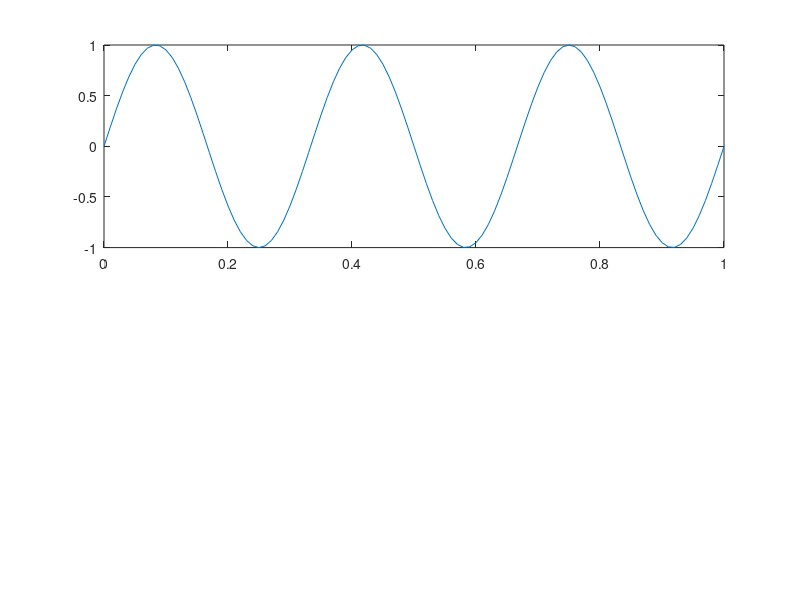

This figure's MATLAB source: (Note: this script raises an error after producing the figure.)
clc;
clear all;
close all;
t=0:0.01:1;
f1=3;
x1=sin(2*pi*f1*t);
figure;
subplot(2,1,1);
plot(t,x1);
title('sine wave','Lalit Narayan');
xlabel('time--->');
ylabel('amplitude--->');
grid;
[rxx lag1]=xcorr(x1);
subplot(2,1,2);
plot(lag1,rxx);
grid;
title('auto-correlation function of sine wave','Lalit Narayan');
figure;
subplot(2,2,1);
plot(t,x1);
title('sine wave x1','Lalit Narayan');
xlabel('time--->');
ylabel('amplitude--->');
grid;
f2=2;
x2=sin(2*pi*f2*t);
subplot(2,2,2);
plot(t,x2);
title('sine wave x2','Lalit Narayan');
xlabel('time--->');,ylabel('amplitude--->');
grid;
[cxx lag2]=xcorr(x1,x2);
subplot(2,2,[3,4]);
plot(lag2,cxx);
grid;
title('cross-correlation function of sine wave','Lalit Narayan');